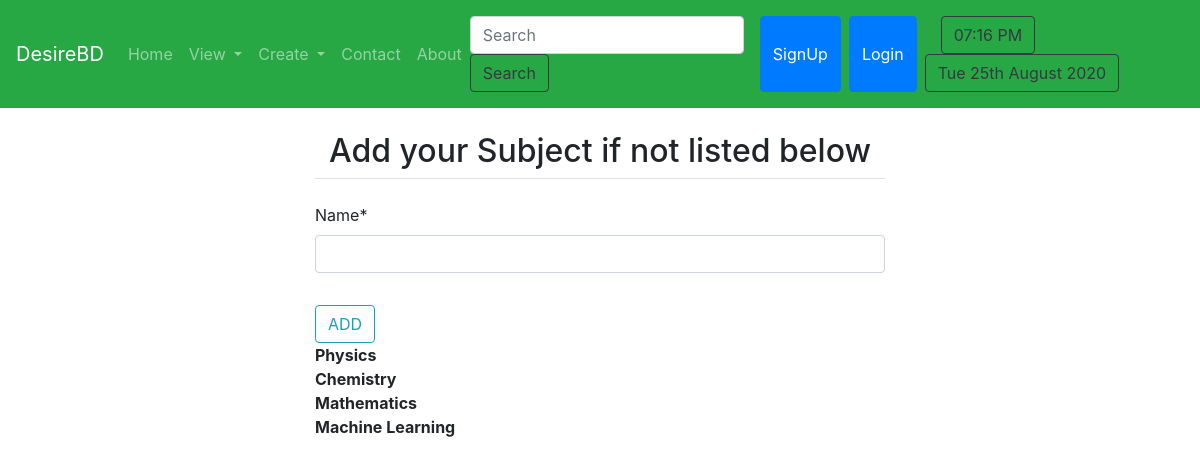
The app's page /profile/addsubject/ with its own data.
### person/models.py (models this page shows, shortened)
class Subject(models.Model):
    name=models.CharField(max_length=150)

### person/views.py (the view)
# urls.py: path('addsubject/', views.addsubject, name='addsubject'),
def addsubject(request):
    subjects = Subject.objects.all()
    if request.method == 'POST':
        form = SubjectForm(request.POST)
        if form.is_valid():
            name = form.cleaned_data['name']
            subcheck = Subject.objects.filter(name__icontains=name)
            if subcheck:
                messages.warning(
                    request, 'This subject allready includes in list.')
                return HttpResponseRedirect(request.META.get('HTTP_REFERER'))
            else:
                form.save()
                messages.success(request, 'Successfully Added this Subject.')
                return HttpResponseRedirect(request.META.get('HTTP_REFERER'))
    else:
        form = SubjectForm()
    return render(request, 'posts/addsubject.html', {'form': form, 'subjects': subjects})

### person/forms.py
class SubjectForm(ModelForm):
    class Meta:
        model = Subject
        fields='__all__'

### templates/posts/addsubject.html (shortened to what this page needs)
{% extends 'basic.html' %}
{% block body %}
{% load crispy_forms_tags %}
<div class="col-md-6 offset-md-3">
        <form action="/profile/addsubject/" method="post" enctype="multipart/form-data">
            <fieldset class="form-group mx-auto">
                <legend class="border-bottom text-center mb-4"><h2>Add your Subject if not listed below</h2></legend>
                {{ form|crispy }}
            </fieldset>
            <button class="btn btn-outline-info " type="submit" value="submit">ADD </button>
        </form>
        <div class="containter">
  {% for sub in subjects %}
   <b> {{sub.name}}</b> <br>
  {% endfor %}
</div>
</div>
{% endblock body %}

### records on screen
Subject: name "Physics"
Subject: name "Chemistry"
Subject: name "Mathematics"
Subject: name "Machine Learning"

### other values on screen
{{ current_time|center:"150" }} "07:16 PM"
